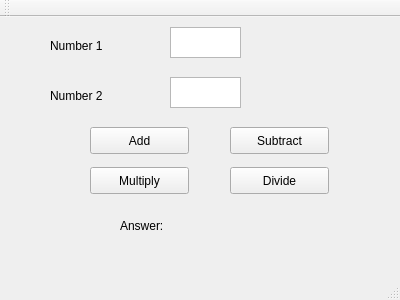
<?xml version="1.0" encoding="UTF-8"?>
<ui version="4.0">
 <class>MainWindow</class>
 <widget class="QMainWindow" name="MainWindow">
  <property name="geometry">
   <rect>
    <x>0</x>
    <y>0</y>
    <width>400</width>
    <height>300</height>
   </rect>
  </property>
  <property name="windowTitle">
   <string>MainWindow</string>
  </property>
  <widget class="QWidget" name="centralWidget">
   <widget class="QLabel" name="label">
    <property name="geometry">
     <rect>
      <x>50</x>
      <y>20</y>
      <width>67</width>
      <height>17</height>
     </rect>
    </property>
    <property name="text">
     <string>Number 1</string>
    </property>
   </widget>
   <widget class="QLabel" name="label_2">
    <property name="geometry">
     <rect>
      <x>50</x>
      <y>70</y>
      <width>67</width>
      <height>17</height>
     </rect>
    </property>
    <property name="text">
     <string>Number 2</string>
    </property>
   </widget>
   <widget class="QPushButton" name="pushButton">
    <property name="geometry">
     <rect>
      <x>90</x>
      <y>110</y>
      <width>99</width>
      <height>27</height>
     </rect>
    </property>
    <property name="text">
     <string>Add</string>
    </property>
   </widget>
   <widget class="QPushButton" name="pushButton_2">
    <property name="geometry">
     <rect>
      <x>230</x>
      <y>110</y>
      <width>99</width>
      <height>27</height>
     </rect>
    </property>
    <property name="text">
     <string>Subtract</string>
    </property>
   </widget>
   <widget class="QPushButton" name="pushButton_3">
    <property name="geometry">
     <rect>
      <x>90</x>
      <y>150</y>
      <width>99</width>
      <height>27</height>
     </rect>
    </property>
    <property name="text">
     <string>Multiply</string>
    </property>
   </widget>
   <widget class="QPushButton" name="pushButton_4">
    <property name="geometry">
     <rect>
      <x>230</x>
      <y>150</y>
      <width>99</width>
      <height>27</height>
     </rect>
    </property>
    <property name="text">
     <string>Divide</string>
    </property>
   </widget>
   <widget class="QTextEdit" name="textEdit">
    <property name="geometry">
     <rect>
      <x>170</x>
      <y>10</y>
      <width>71</width>
      <height>31</height>
     </rect>
    </property>
   </widget>
   <widget class="QTextEdit" name="textEdit_2">
    <property name="geometry">
     <rect>
      <x>170</x>
      <y>60</y>
      <width>71</width>
      <height>31</height>
     </rect>
    </property>
   </widget>
   <widget class="QLabel" name="label_3">
    <property name="geometry">
     <rect>
      <x>220</x>
      <y>200</y>
      <width>67</width>
      <height>17</height>
     </rect>
    </property>
    <property name="text">
     <string/>
    </property>
   </widget>
   <widget class="QLabel" name="label_4">
    <property name="geometry">
     <rect>
      <x>120</x>
      <y>200</y>
      <width>67</width>
      <height>17</height>
     </rect>
    </property>
    <property name="text">
     <string>Answer:</string>
    </property>
   </widget>
  </widget>
  <widget class="QMenuBar" name="menuBar">
   <property name="geometry">
    <rect>
     <x>0</x>
     <y>0</y>
     <width>400</width>
     <height>25</height>
    </rect>
   </property>
  </widget>
  <widget class="QToolBar" name="mainToolBar">
   <attribute name="toolBarArea">
    <enum>TopToolBarArea</enum>
   </attribute>
   <attribute name="toolBarBreak">
    <bool>false</bool>
   </attribute>
  </widget>
  <widget class="QStatusBar" name="statusBar"/>
 </widget>
 <layoutdefault spacing="6" margin="11"/>
 <resources/>
 <connections/>
</ui>
